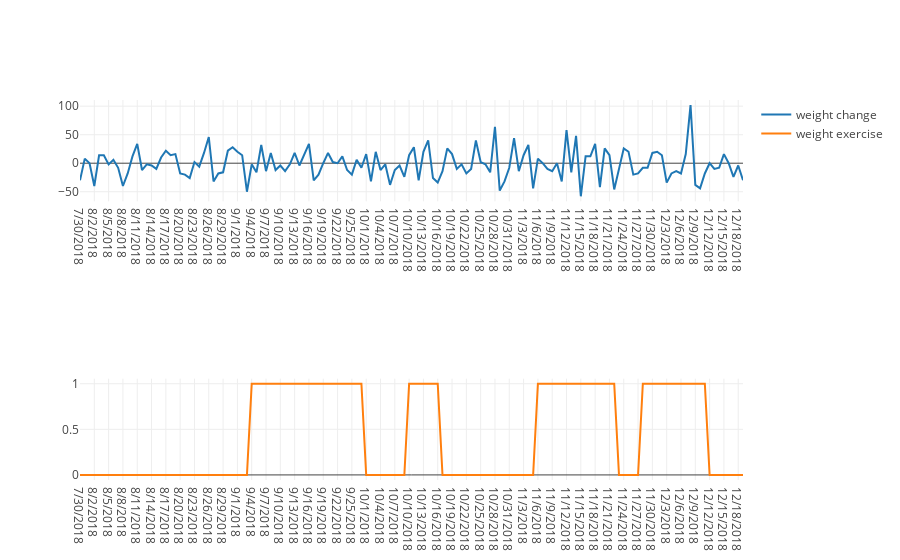

Source (notebook cell):
### Code cell
# weight base exercise with weight change? _subplot_
change_on_date = go.Scatter(y=df.change, x=df.Date, mode='lines', name="weight change")
weight_on_date = go.Scatter(x=df.Date, y=df.weight, mode='lines', name='weight exercise')

# two plot
fig = tools.make_subplots(rows=3, cols=1)
fig.append_trace(change_on_date, 1, 1)
fig.append_trace(weight_on_date, 3, 1)

iplot(fig, filename='stacked-subplots')

### Figure 1 — Plotly figure (JSON) as saved in the notebook; plotly's stock layout.template omitted (floating-point values rounded to 4 significant figures; data arrays with more than 128 entries replaced by an {"elided": "..."} marker saying what was removed)
{"data": [{"mode": "lines", "name": "weight change", "type": "scatter", "uid": "3b26d630-bddc-43f1-b83d-2dcdaa555f77", "x": {"elided": "140 str values"}, "xaxis": "x", "y": {"elided": "140 int values"}, "yaxis": "y"}, {"mode": "lines", "name": "weight exercise", "type": "scatter", "uid": "3b94b729-aa78-40df-ba4b-a99374bbb926", "x": {"elided": "140 str values"}, "xaxis": "x3", "y": {"elided": "140 int values"}, "yaxis": "y3"}], "layout": {"xaxis": {"anchor": "y", "domain": [0, 1]}, "xaxis2": {"anchor": "y2", "domain": [0, 1]}, "xaxis3": {"anchor": "y3", "domain": [0, 1]}, "yaxis": {"anchor": "x", "domain": [0.7333, 1]}, "yaxis2": {"anchor": "x2", "domain": [0.3667, 0.6333]}, "yaxis3": {"anchor": "x3", "domain": [0, 0.2667]}}}
